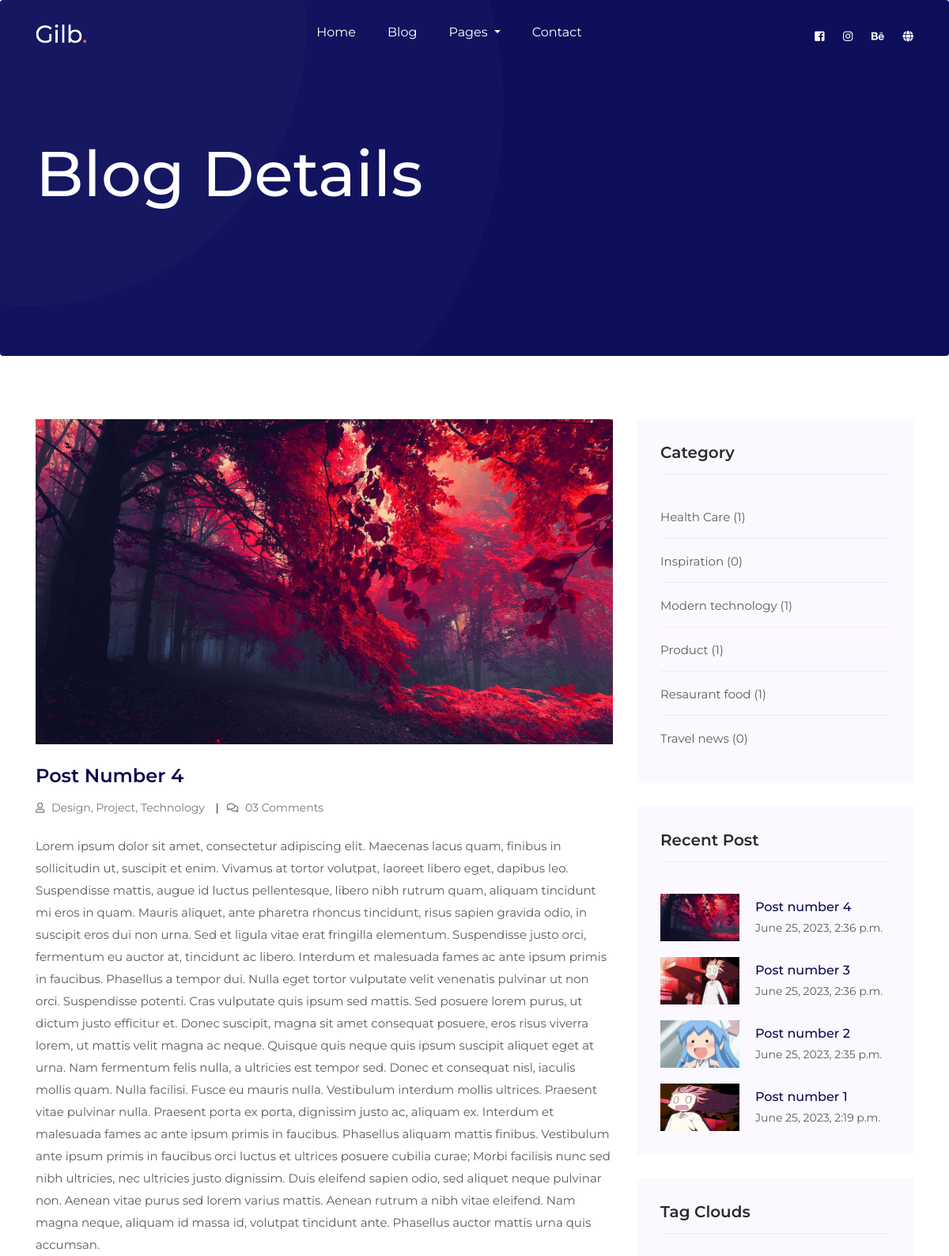
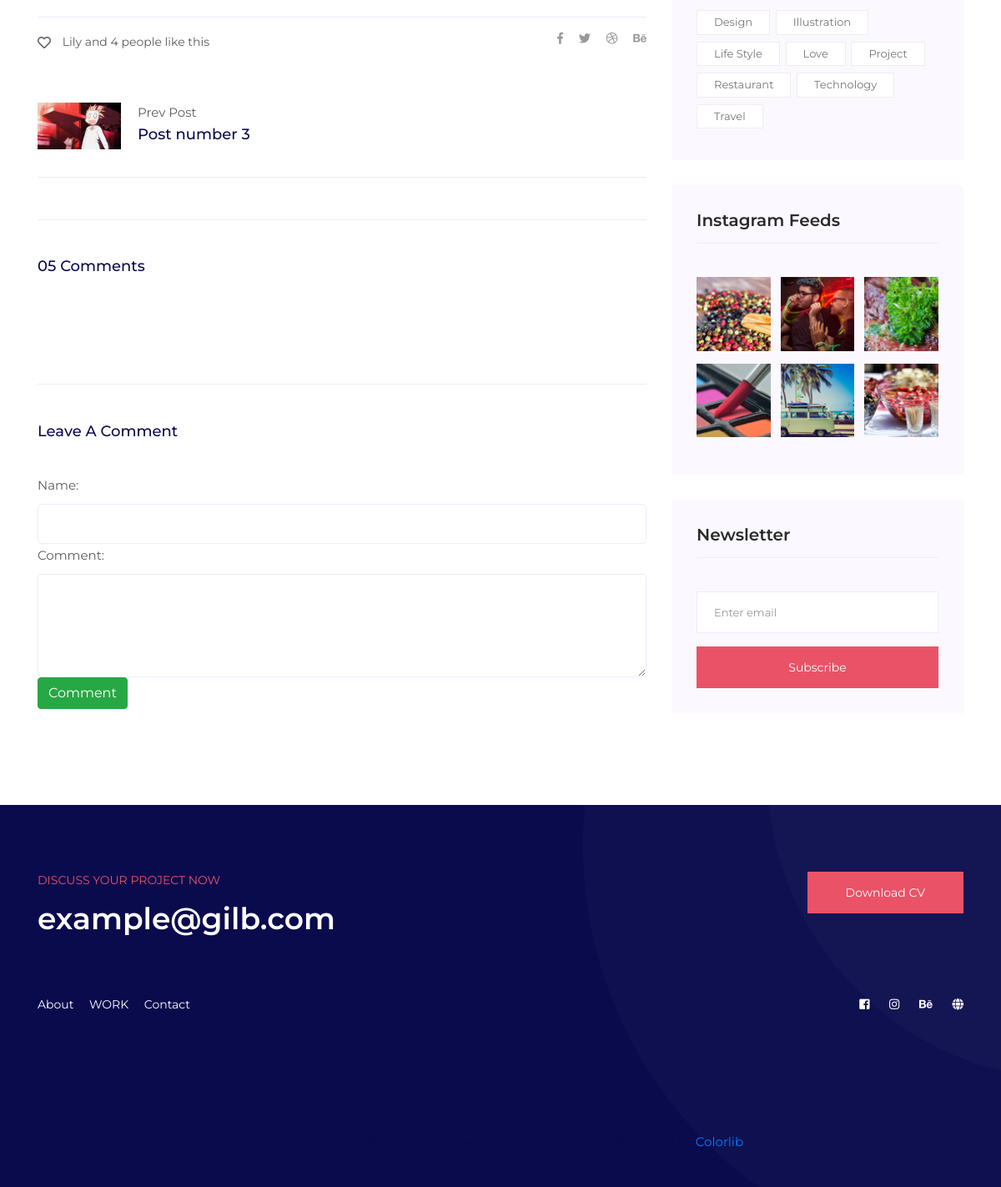
Page /blog/post/post-number-4 on the committed database (2 pictures, top to bottom).
### blog/models.py (models this page shows, shortened)
class Post(models.Model):
    title = models.CharField(max_length=100, verbose_name="Title")
    slug = models.SlugField(max_length=50, verbose_name="Slug", unique=True)
    content = models.TextField(verbose_name="Content")
    created_at = models.DateTimeField(auto_now_add=True, verbose_name="Created at")
    views = models.IntegerField(default=0, verbose_name="Views")
    tags = models.ManyToManyField(Tag, verbose_name="Tags")
    category = models.ForeignKey(Category, on_delete=models.PROTECT, verbose_name="Category")
    image = models.ImageField(upload_to="photos/%Y/%m/%d", verbose_name="Image")
    def get_absolute_url(self):
        return reverse("single_post", kwargs={"slug": self.slug})
    class Meta:
        verbose_name = "Пост"
        verbose_name_plural = "Посты"
        ordering = ['-created_at']

class Tag(models.Model):
    title = models.CharField(max_length=50, verbose_name="Title")
    slug = models.SlugField(max_length=50, verbose_name="Slug", unique=True)
    class Meta:
        verbose_name = "Тег"
        verbose_name_plural = "Теги"
        ordering = ['title']
    def __str__(self):
        return self.title

class Category(models.Model):
    title = models.CharField(max_length=50, verbose_name="Title")
    slug = models.SlugField(max_length=50, verbose_name="Slug", unique=True)
    def get_absolute_url(self):
        return reverse("blog_by_categories", kwargs={"slug": self.slug})
    class Meta:
        verbose_name = "Категория"
        verbose_name_plural = "Категории"
        ordering = ['title']

### blog/views.py (the view)
# urls.py: path("post/<str:slug>", GetPost.as_view(), name="single_post"),
class GetPost(ListView):
    model = Post
    template_name = "blog/single_blog.html"
    context_object_name = "post"
    def get_context_data(self, **kwargs):
        context = super().get_context_data(**kwargs)
        form = CommentForm()
        comments = Comment.objects.filter(post__slug=self.kwargs["slug"])
        context['form'] = form
        context['comments'] = comments
        return context
    def get_queryset(self):
        return Post.objects.get(slug=self.kwargs["slug"])

### blog/forms.py
class CommentForm(forms.ModelForm):
    class Meta:
        model = Comment
        fields = ["name", "comment"]
        widgets = {
            "name": forms.TextInput(attrs={'class': 'form-control'}),
            "comment": forms.Textarea(attrs={'class': 'form-control', "rows": 5}),
        }

### blog/templatetags/category.py (called while the page is built)
@register.inclusion_tag("inc/categories_sidebar.html")
def get_categories_sidebar():
    categories = Category.objects.annotate(count=Count('post'))
    return {"categories": categories}

### blog/templatetags/post.py (called while the page is built)
@register.inclusion_tag("inc/recent_posts_sidebar.html")
def get_recent_posts_sidebar(cnt=4):
    posts = Post.objects.order_by("-created_at")[:cnt]
    return {"posts": posts}

@register.inclusion_tag("inc/preview_and_next_post.html")
def get_prev_and_next_posts(post):
    has_next = False
    has_preview = False
    next_post = 0
    preview_post = 0
    if post.id < Post.objects.all().count():
        next_post = Post.objects.get(pk=post.id+1)
        has_next = True
    if post.id > 1:
        preview_post = Post.objects.get(pk=post.id-1)
        has_preview = True
    return {"preview_post": preview_post, "next_post": next_post, "has_next": has_next, "has_preview": has_preview}

### blog/templatetags/tags.py (called while the page is built)
@register.inclusion_tag("inc/tags_sidebar.html")
def get_tags_sidebar():
    tags = Tag.objects.all()
    return {"tags": tags}

### blog/templates/blog/single_blog.html (shortened to what this page needs)
{% extends 'base.html' %}
{% load post %}
{% load static %}
{% block content %}
<section class="breadcrumb breadcrumb_bg">
    <div class="container">
        <div class="row">
            <div class="col-lg-12">
                <div class="breadcrumb_iner">
                    <div class="breadcrumb_iner_item">
                        <h2>Blog details</h2>
                    </div>
                </div>
            </div>
        </div>
    </div>
</section>
<section class="blog_area single-post-area section_padding">
    <div class="container">
        <div class="row">
            <div class="col-lg-8 posts-list">
                <div class="single-post">
                    <div class="feature-img">
                        <img class="img-fluid" src="{{post.image.url}}" alt="">
                    </div>
                    <div class="blog_details">
                        <h2>{{post.title|safe|title}}
                        </h2>
                        <ul class="blog-info-link mt-3 mb-4">
                            <li><a href="#"><i class="far fa-user"></i>
                                {% for k in post.tags.all %}
                                    {% if forloop.last %}
                                        {{k|title}}
                                    {% else %}
                                        {{k|title}},
                                    {% endif %}
                                {% endfor %}
                            </a></li>
                            <li><a href="#"><i class="far fa-comments"></i> 03 Comments</a></li>
                        </ul>
                        {{ post.content|safe }}
                    </div>
                </div>
                <div class="navigation-top">
                    <div class="d-sm-flex justify-content-between text-center">
                        <p class="like-info"><span class="align-middle"><i class="far fa-heart"></i></span> Lily and 4
                            people like this</p>
                        <div class="col-sm-4 text-center my-2 my-sm-0">
                        </div>
                        <ul class="social-icons">
                            <li><a href="#"><i class="fab fa-facebook-f"></i></a></li>
                            <li><a href="#"><i class="fab fa-twitter"></i></a></li>
                            <li><a href="#"><i class="fab fa-dribbble"></i></a></li>
                            <li><a href="#"><i class="fab fa-behance"></i></a></li>
                        </ul>
                    </div>
                    <div class="navigation-area">
                        <div class="row">
                        {%  get_prev_and_next_posts post %}
                        </div>
                    </div>
                </div>
                <div class="comments-area">
                    <h4>05 Comments</h4>
                </div>
                <div class="comment-form">
                        <h4 class="mb-30">Leave A Comment</h4>
                        <form action="{%  url  'add_comment' post.slug  %}" method="post">
                            {{ form.as_p }}
                            <button type="submit" class="btn btn-success">Comment</button>
                        </form>
                    </div>
            </div>
            {% include 'inc/_sidebar.html' %}
        </div>
    </div>
</section>
{% endblock %}

### blog/templates/inc/preview_and_next_post.html (shortened to what this page needs)
{% if has_preview %}
<div
        class="col-lg-6 col-md-6 col-12 nav-left flex-row d-flex justify-content-start align-items-center">
    <div class="thumb">
        <a href="{{preview_post.get_absolute_url}}">
            <img class="img-fluid" src="{{preview_post.image.url}}" height="60" width="100" alt="">
        </a>
    </div>
    <div class="arrow">
        <a href="{{preview_post.get_absolute_url}}">
        </a>
    </div>
    <div class="detials">
        <p>Prev Post</p>
        <a href="{{preview_post.get_absolute_url}}">
            <h4>{{preview_post.title}}</h4>
        </a>
    </div>
</div>
{% else %}
<div
        class="col-lg-6 col-md-6 col-12 nav-left flex-row d-flex justify-content-start align-items-center">
</div>
{% endif %}

### blog/templates/inc/categories_sidebar.html
{% for i in categories %}
<li>
    <a href="{{i.get_absolute_url}}" class="d-flex">
        <p>{{i.title}} <span> ({{i.count}})</span></p>
    </a>
</li>
{% endfor %}

### blog/templates/inc/recent_posts_sidebar.html
{% for i in posts %}
<div class="media post_item">
    <img src="{{i.image.url}}" width="100" height="60" alt="post">
    <div class="media-body">
        <a href="single-blog.html">
            <h3>{{i.title|safe}}</h3>
        </a>
        <p>{{i.created_at}}</p>
    </div>
</div>
{% endfor %}

### blog/templates/inc/tags_sidebar.html
{% for i in tags %}
<li>
    <a href="#">{{i.title|title}}</a>
</li>
{% endfor %}

### gilb/static/css/all.css (style rules this page uses)
.fa, .fas, .far, .fal, .fab { -moz-osx-font-smoothing: grayscale; -webkit-font-smoothing: antialiased; display: inline-block; font-style: normal; font-variant: normal; text-rendering: auto; line-height: 1; }
.fa-behance:before { content: "\f1b4"; }
.fa-comments:before { content: "\f086"; }
.fa-dribbble:before { content: "\f17d"; }
.fa-facebook-f:before { content: "\f39e"; }
.fa-heart:before { content: "\f004"; }
.fa-twitter:before { content: "\f099"; }
.fa-user:before { content: "\f007"; }
.fab { font-family: 'Font Awesome 5 Brands'; }
.far { font-family: 'Font Awesome 5 Free'; font-weight: 400; }

### rows in the picture
Post: image (picture), title "Post Number 4", content "Lorem ipsum dolor sit amet, consectetur adipiscing elit. Maecenas lacus quam, finibus in sollicitudin ut, suscipit et enim. Vivamus at tortor volutpat, laoreet libero eget, dapibus leo. Suspendisse mattis, augue id luctus pellentesque, libero nibh rutrum quam, aliquam tincidunt mi eros in quam. Mauris aliquet, ante pharetra rhoncus tincidunt, risus sapien gravida odio, in suscipit eros dui non urna. Sed et ligula vitae erat fringilla elementum. Suspendisse justo orci, fermentum eu auctor at, tincidunt ac libero. Interdum et malesuada fames ac ante ipsum primis in faucibus. Phasellus a tempor dui. Nulla eget tortor vulputate velit venenatis pulvinar ut non orci. Suspendisse potenti. Cras…", title "Post number 4", created_at "June 25, 2023, 2:36 p.m."
Tag: title "Design"
Tag: title "Project"
Tag: title "Technology"
Post: image (picture), title "Post number 3", created_at "June 25, 2023, 2:36 p.m."
Category: title "Health Care", count "1"
Category: title "Inspiration", count "0"
Category: title "Modern technology", count "1"
Category: title "Product", count "1"
Category: title "Resaurant food", count "1"
Category: title "Travel news", count "0"
Post: image (picture), title "Post number 2", created_at "June 25, 2023, 2:35 p.m."
Post: image (picture), title "Post number 1", created_at "June 25, 2023, 2:19 p.m."
Tag: title "Illustration"
Tag: title "Life Style"
Tag: title "Love"
Tag: title "Restaurant"
Tag: title "Travel"
